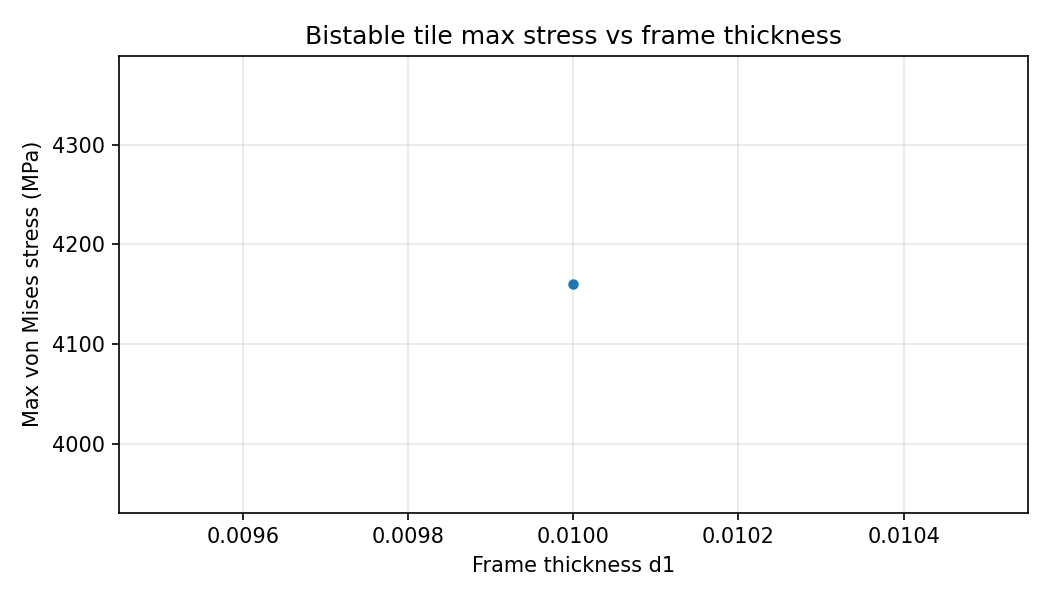

Python code for this plot:
"""
Plot max von Mises stress vs frame thickness for the bistable 1x1x1 tile.
Run from project root: python -m analysis.stress_vs_thickness
"""
import numpy as np
import matplotlib.pyplot as plt
import json
from pathlib import Path
import importlib
from evaluators.mapdl_evaluator import MAPDLEvaluator

GEOMETRY = "hollow_cube"  # "bistable" or "hollow_tile"
N_POINTS = 1
POOL_SIZE = 1

dims_template = json.loads(Path(f"data/{GEOMETRY}/CAD_model/dims.json").read_text())
d1_min = dims_template["d1"]["min"]
d1_max = dims_template["d1"]["max"]

bc = importlib.import_module(f"data.{GEOMETRY}.boundary_conditions")
nx, ny, nz = bc.tile_grid()
n_tiles = nx * ny * nz

thicknesses = np.linspace(d1_min, d1_max, N_POINTS)
dims_list = [{f"d{i+1}": float(t) for i in range(n_tiles)} for t in thicknesses]

evaluator = MAPDLEvaluator(geometry_name=GEOMETRY, pool_size=POOL_SIZE, nproc=4)
try:
    results = evaluator.evaluate(dims_list)
finally:
    evaluator.close()

stresses = results["stress"]
volumes  = results["volume"]
disps    = results["disp"]

json_out = Path("analysis/stress_vs_thickness.json")
json_out.parent.mkdir(exist_ok=True)
json_out.write_text(json.dumps(
    [
        {"d1": float(t), "stress": s, "volume": v, "disp": d}
        for t, s, v, d in zip(thicknesses, stresses, volumes, disps)
    ],
    indent=2,
))
print(f"Saved {json_out}")

valid = [(t, s) for t, s in zip(thicknesses, stresses) if s is not None]
if not valid:
    raise RuntimeError("All MAPDL evaluations failed — no data to plot.")

t_vals, s_vals = zip(*valid)

fig, ax = plt.subplots(figsize=(7, 4))
ax.plot(t_vals, s_vals, marker="o", markersize=4, linewidth=1.5)
ax.set_xlabel("Frame thickness d1")
ax.set_ylabel("Max von Mises stress (MPa)")
ax.set_title("Bistable tile max stress vs frame thickness")
ax.grid(True, alpha=0.3)
plt.tight_layout()

out = Path("analysis/stress_vs_thickness.png")
fig.savefig(out, dpi=150)
print(f"Saved {out}")
print(f"Failed points: {len(thicknesses) - len(valid)}/{N_POINTS}")
